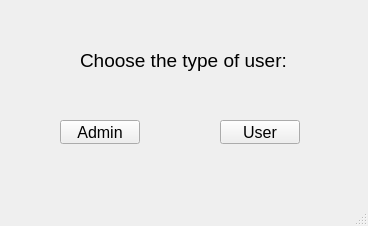
<?xml version="1.0" encoding="UTF-8"?>
<ui version="4.0">
 <class>ChooseWindow</class>
 <widget class="QMainWindow" name="ChooseWindow">
  <property name="geometry">
   <rect>
    <x>0</x>
    <y>0</y>
    <width>368</width>
    <height>226</height>
   </rect>
  </property>
  <property name="windowTitle">
   <string>MainWindow</string>
  </property>
  <widget class="QWidget" name="centralwidget">
   <widget class="QLabel" name="label">
    <property name="geometry">
     <rect>
      <x>80</x>
      <y>40</y>
      <width>241</width>
      <height>41</height>
     </rect>
    </property>
    <property name="font">
     <font>
      <pointsize>14</pointsize>
     </font>
    </property>
    <property name="cursor">
     <cursorShape>ArrowCursor</cursorShape>
    </property>
    <property name="text">
     <string>Choose the type of user:</string>
    </property>
   </widget>
   <widget class="QPushButton" name="btnAdmin">
    <property name="geometry">
     <rect>
      <x>60</x>
      <y>120</y>
      <width>80</width>
      <height>24</height>
     </rect>
    </property>
    <property name="font">
     <font>
      <pointsize>12</pointsize>
     </font>
    </property>
    <property name="cursor">
     <cursorShape>BusyCursor</cursorShape>
    </property>
    <property name="text">
     <string>Admin</string>
    </property>
   </widget>
   <widget class="QPushButton" name="btnUser">
    <property name="geometry">
     <rect>
      <x>220</x>
      <y>120</y>
      <width>80</width>
      <height>24</height>
     </rect>
    </property>
    <property name="font">
     <font>
      <pointsize>12</pointsize>
     </font>
    </property>
    <property name="text">
     <string>User</string>
    </property>
   </widget>
  </widget>
  <widget class="QMenuBar" name="menubar">
   <property name="geometry">
    <rect>
     <x>0</x>
     <y>0</y>
     <width>368</width>
     <height>21</height>
    </rect>
   </property>
  </widget>
  <widget class="QStatusBar" name="statusbar"/>
 </widget>
 <resources/>
 <connections/>
</ui>
